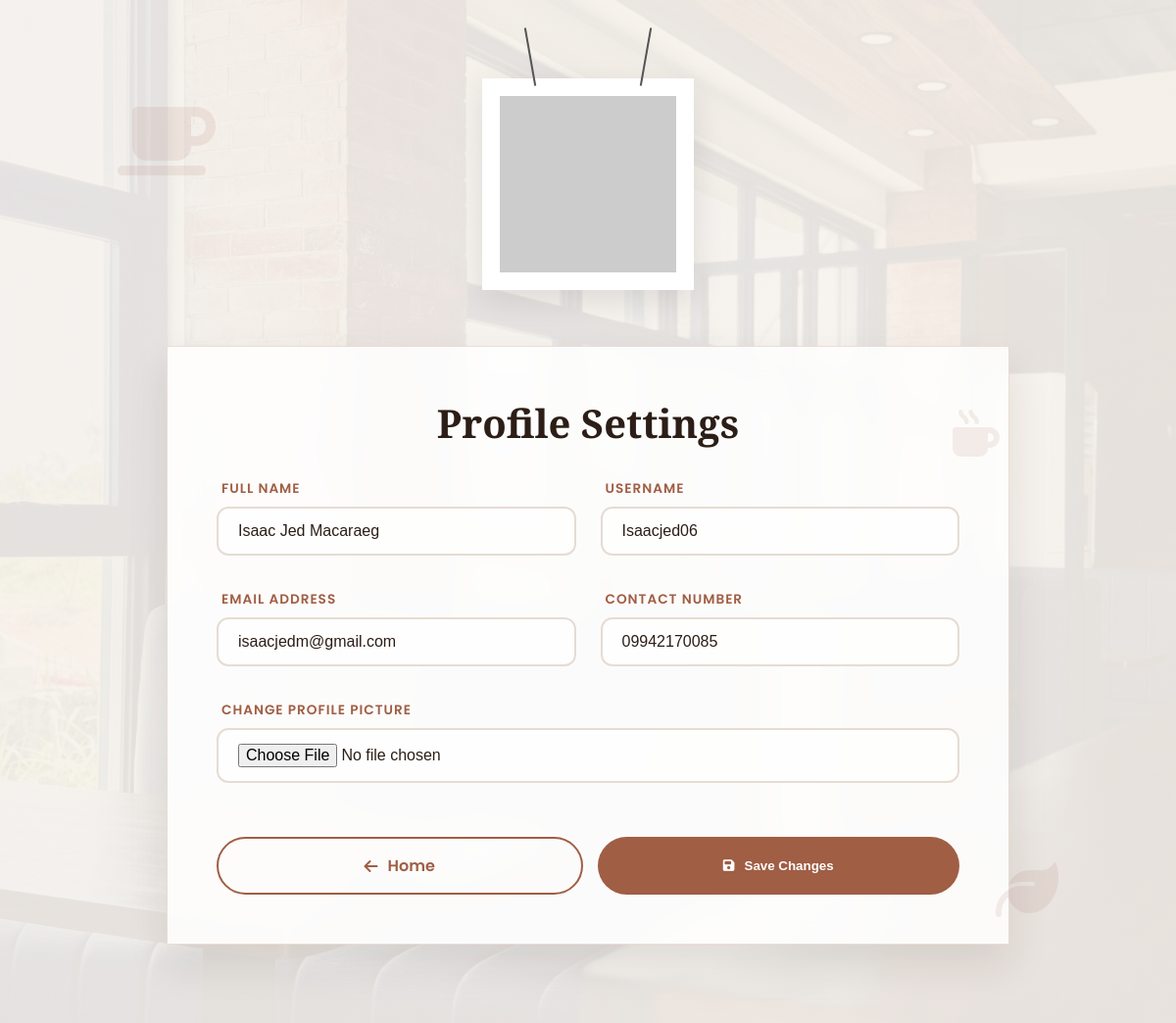
Screenshot of /profile.php (signed in) with the database file from the repository.
### tables this page shows
CREATE TABLE `users` (
  `id` int(10) UNSIGNED NOT NULL,
  `username` varchar(50) NOT NULL,
  `password` varchar(255) NOT NULL,
  `fullname` varchar(100) DEFAULT NULL,
  `email` varchar(100) NOT NULL,
  `contact` varchar(20) DEFAULT NULL,
  `gender` varchar(20) DEFAULT NULL,
  `is_verified` tinyint(1) DEFAULT 0,
  `role` enum('user','admin','super_admin') NOT NULL DEFAULT 'user',
  `profile_picture` varchar(255) DEFAULT NULL,
  `created_at` timestamp NOT NULL DEFAULT current_timestamp()
);

### profile.php (the view, shortened to what this page needs)
<?php
include 'config.php';
$user_id = $_SESSION['user_id'];
$query = "SELECT * FROM users WHERE id = ?";
$stmt = $conn->prepare($query);
$stmt->bind_param("i", $user_id);
$stmt->execute();
$result = $stmt->get_result();
$user = $result->fetch_assoc();
$profilePic = !empty($user['profile_picture']) ? $user['profile_picture'] : 'https://ui-avatars.com/api/?name='.urlencode($user['fullname']).'&background=A05E44&color=fff&size=128';
?>
<!DOCTYPE html>
<html lang="en">
<head>
    <link rel="stylesheet" href="https://cdnjs.cloudflare.com/ajax/libs/font-awesome/6.5.1/css/all.min.css" />
</head>
<body>
    <div class="page-bg"></div>
    <i class="fas fa-coffee anim-icon" style="top: 10%; left: 10%; font-size: 5rem;"></i>
    <i class="fas fa-leaf anim-icon" style="bottom: 10%; right: 10%; font-size: 4rem; animation-delay: -2s;"></i>
    <i class="fas fa-mug-hot anim-icon" style="top: 40%; right: 15%; font-size: 3rem; animation-delay: -5s;"></i>
    <div class="container">
        <div class="profile-header">
            <div class="hanging-frame" id="profileFrame">
                <img src="<?php echo htmlspecialchars($profilePic); ?>" alt="Profile Picture" class="profile-img">
            </div>
        </div>
        <div class="profile-card" id="tiltCard">
            <h1 class="profile-title">Profile Settings</h1>
            <form action="update_profile.php" method="POST" enctype="multipart/form-data">
                <div class="info-grid">
                    <div class="info-group">
                        <label>Full Name</label>
                        <input type="text" class="info-value" name="fullname" value="<?php echo htmlspecialchars($user['fullname']); ?>" readonly>
                    </div>
                    <div class="info-group">
                        <label>Username</label>
                        <input type="text" class="info-value" name="username" value="<?php echo htmlspecialchars($user['username']); ?>" readonly>
                    </div>
                    <div class="info-group">
                        <label>Email Address</label>
                        <input type="email" class="info-value" name="email" value="<?php echo htmlspecialchars($user['email']); ?>" readonly>
                    </div>
                    <div class="info-group">
                        <label>Contact Number</label>
                        <input type="text" class="info-value" name="contact" value="<?php echo htmlspecialchars($user['contact'] ?? 'N/A'); ?>" readonly>
                    </div>
                    <div class="info-group" style="grid-column: 1 / -1;">
                        <label>Change Profile Picture</label>
                        <input type="file" class="info-value" name="profile_pic" accept="image/*">
                    </div>
                    <div class="btn-container">
                        <a href="index.php" class="btn-action btn-back">
                            <i class="fas fa-arrow-left"></i> Home
                        </a>
                        <button type="submit" class="btn-action btn-edit">
                            <i class="fas fa-save"></i> Save Changes
                        </button>
                    </div>
                </div>
            </form>
        </div>
    </div>
</body>
</html>

### profile.php (style rules this page uses)
:root { --primary: #A05E44; --secondary: #2C1E16; --accent: #D4A373; --bg: #F8F4EE; --white: #FFFFFF; --font-heading: 'Playfair Display', serif; --font-body: 'Poppins', sans-serif; --shadow: 0 20px 40px rgba(44, 30, 22, 0.1); }
* { margin: 0; padding: 0; box-sizing: border-box; }
body { font-family: var(--font-body); background: var(--bg); color: var(--text-dark); overflow-x: hidden; min-height: 100vh; display: flex; flex-direction: column; }
.page-bg { position: fixed; top: 0; left: 0; width: 100%; height: 100%; background-image: linear-gradient(rgba(248, 244, 238, 0.92), rgba(248, 244, 238, 0.92)), url('Cover-Photo.jpg'); background-size: cover; background-attachment: fixed; z-index: -1; }
.container { max-width: 900px; margin: 60px auto; padding: 20px; width: 100%; }
.profile-header { text-align: center; margin-bottom: 50px; position: relative; }
.hanging-frame { position: relative; display: inline-block; padding: 10px; background: #fff; box-shadow: 0 10px 30px rgba(0,0,0,0.1); border: 8px solid #fff; transform-origin: top center; animation: dropAndSway 1.5s cubic-bezier(0.175, 0.885, 0.32, 1.275) forwards; z-index: 10; }
.hanging-frame::before, .hanging-frame::after { content: ''; position: absolute; top: -60px; width: 2px; height: 60px; background: #555; }
.hanging-frame::before { left: 20%; transform: rotate(-10deg); }
.hanging-frame::after { right: 20%; transform: rotate(10deg); }
.profile-img { width: 180px; height: 180px; object-fit: cover; display: block; }
.sway-loop { animation: gentleSway 4s ease-in-out infinite alternate; }
.profile-card { background: rgba(255, 255, 255, 0.85); backdrop-filter: blur(15px); border-radius: var(--radius-lg); padding: 50px; box-shadow: var(--shadow); border: 1px solid rgba(160, 94, 68, 0.2); position: relative; overflow: hidden; transform-style: preserve-3d; perspective: 1000px; animation: fadeInUp 1s ease-out; }
.profile-card::after { content: ''; position: absolute; top: -50%; right: -50%; width: 300px; height: 300px; background: radial-gradient(circle, var(--primary-glow) 0%, transparent 70%); opacity: 0.4; }
.profile-title { font-family: var(--font-heading); font-size: 2.5rem; color: var(--secondary); margin-bottom: 30px; text-align: center; }
.info-grid { display: grid; grid-template-columns: 1fr 1fr; gap: 25px; }
.info-group { position: relative; margin-bottom: 10px; }
.info-group label { display: block; font-size: 0.85rem; color: var(--primary); font-weight: 600; text-transform: uppercase; letter-spacing: 1px; margin-bottom: 8px; margin-left: 5px; }
.info-value { width: 100%; padding: 14px 20px; background: rgba(255, 255, 255, 0.6); border: 2px solid #E6DCD3; border-radius: 12px; font-size: 1rem; color: var(--secondary); transition: all 0.3s; }
.anim-icon { position: absolute; color: var(--primary); opacity: 0.1; z-index: 1; pointer-events: none; animation: floatIcon 10s infinite ease-in-out alternate; }
.btn-container { grid-column: 1 / -1; display: flex; gap: 15px; margin-top: 20px; }
.btn-action { flex: 1; padding: 15px; border-radius: 50px; border: none; font-weight: 600; cursor: pointer; transition: all 0.4s; text-align: center; display: inline-flex; align-items: center; justify-content: center; gap: 10px; text-decoration: none; }
.btn-edit { background: var(--primary); color: white; box-shadow: 0 8px 20px var(--primary-glow); }
.btn-back { background: transparent; border: 2px solid var(--primary); color: var(--primary); }

### rows the page displays
users: fullname "Isaac Jed Macaraeg", username "Isaacjed06", email "isaacjedm@gmail.com", contact "09942170085"
